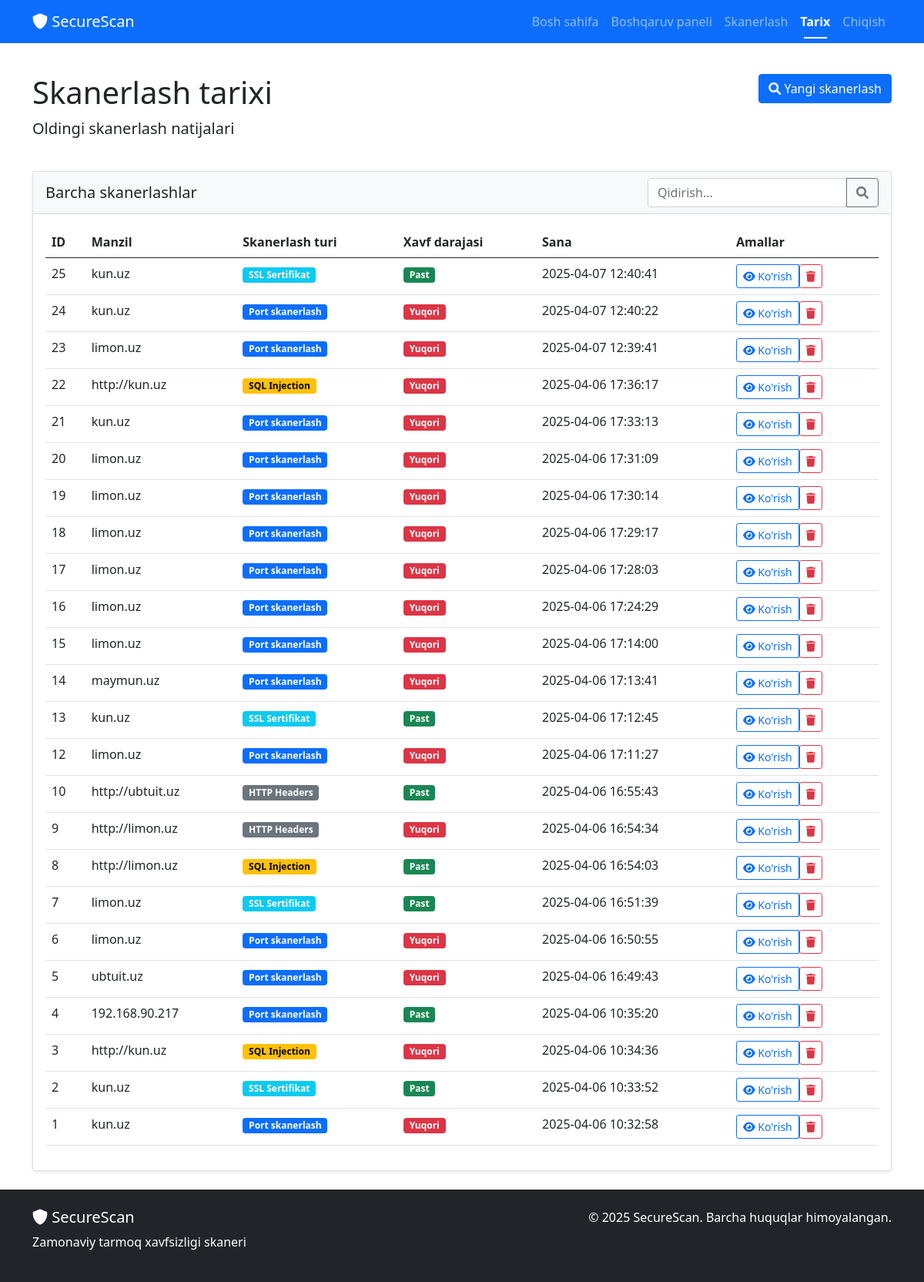
Screenshot of /history (signed in) with the database file from the repository.
### tables this page shows
CREATE TABLE scans (
        id INTEGER PRIMARY KEY AUTOINCREMENT,
        user_id INTEGER,
        target TEXT NOT NULL,
        scan_type TEXT NOT NULL,
        results TEXT NOT NULL,
        severity TEXT,
        created_at TIMESTAMP DEFAULT CURRENT_TIMESTAMP,
        FOREIGN KEY (user_id) REFERENCES users (id)
    );

### app.py (the view)
    def decorated_function(*args, **kwargs):
        if 'user_id' not in session:
            flash('Iltimos, avval tizimga kiring', 'danger')
            return redirect(url_for('login'))
        return f(*args, **kwargs)

### app.py (called while the page is built)
def login_required(f):
    def decorated_function(*args, **kwargs):
        if 'user_id' not in session:
            flash('Iltimos, avval tizimga kiring', 'danger')
            return redirect(url_for('login'))
        return f(*args, **kwargs)
    decorated_function.__name__ = f.__name__
    return decorated_function

@app.route('/history')
@login_required
def history():
    conn = sqlite3.connect('security_scanner.db')
    cursor = conn.cursor()
    cursor.execute("""
        SELECT id, target, scan_type, severity, created_at
        FROM scans WHERE user_id = ?
        ORDER BY created_at DESC
    """, (session['user_id'],))
    scans = cursor.fetchall()
    conn.close()
    return render_template('history.html', scans=scans)

### templates/history.html (shortened to what this page needs)
<!DOCTYPE html>
<html lang="uz">
<head>
    <link rel="stylesheet" href="{{ url_for('static', filename='css/bootstrap.min.css') }}">
    <link rel="stylesheet" href="{{ url_for('static', filename='css/styles.css') }}">
    <link rel="stylesheet" href="https://cdnjs.cloudflare.com/ajax/libs/font-awesome/6.0.0/css/all.min.css">
</head>
<body>
    <nav class="navbar navbar-expand-lg navbar-dark bg-primary">
        <div class="container">
            <a class="navbar-brand" href="{{ url_for('index') }}">
                <i class="fas fa-shield-alt"></i> SecureScan
            </a>
            <div class="collapse navbar-collapse" id="navbarNav">
                <ul class="navbar-nav ms-auto">
                    <li class="nav-item">
                        <a class="nav-link" href="{{ url_for('index') }}">Bosh sahifa</a>
                    </li>
                    <li class="nav-item">
                        <a class="nav-link" href="{{ url_for('dashboard') }}">Boshqaruv paneli</a>
                    </li>
                    <li class="nav-item">
                        <a class="nav-link" href="{{ url_for('scan') }}">Skanerlash</a>
                    </li>
                    <li class="nav-item">
                        <a class="nav-link active" href="{{ url_for('history') }}">Tarix</a>
                    </li>
                    <li class="nav-item">
                        <a class="nav-link" href="{{ url_for('logout') }}">Chiqish</a>
                    </li>
                </ul>
            </div>
        </div>
    </nav>
    <div class="container py-4">
        <div class="row mb-4">
            <div class="col-md-8">
                <h1>Skanerlash tarixi</h1>
                <p class="lead">Oldingi skanerlash natijalari</p>
            </div>
            <div class="col-md-4 text-md-end">
                <a href="{{ url_for('scan') }}" class="btn btn-primary">
                    <i class="fas fa-search"></i> Yangi skanerlash
                </a>
            </div>
        </div>
        <div class="card shadow-sm">
            <div class="card-header bg-light">
                <div class="d-flex justify-content-between align-items-center">
                    <h5 class="mb-0">Barcha skanerlashlar</h5>
                    <div class="input-group" style="width: 300px;">
                        <input type="text" class="form-control" id="searchInput" placeholder="Qidirish...">
                        <button class="btn btn-outline-secondary" type="button" id="searchButton">
                            <i class="fas fa-search"></i>
                        </button>
                    </div>
                </div>
            </div>
            <div class="card-body">
                {% if scans %}
                <div class="table-responsive">
                    <table class="table table-hover" id="scanHistoryTable">
                        <thead>
                            <tr>
                                <th>ID</th>
                                <th>Manzil</th>
                                <th>Skanerlash turi</th>
                                <th>Xavf darajasi</th>
                                <th>Sana</th>
                                <th>Amallar</th>
                            </tr>
                        </thead>
                        <tbody>
                            {% for scan in scans %}
                            <tr>
                                <td>{{ scan[0] }}</td>
                                <td>{{ scan[1] }}</td>
                                <td>
                                    {% if scan[2] == 'ports' %}
                                        <span class="badge bg-primary">Port skanerlash</span>
                                    {% elif scan[2] == 'ssl' %}
                                        <span class="badge bg-info">SSL Sertifikat</span>
                                    {% elif scan[2] == 'sql_injection' %}
                                        <span class="badge bg-warning">SQL Injection</span>
                                    {% elif scan[2] == 'xss' %}
                                        <span class="badge bg-danger">XSS</span>
                                    {% elif scan[2] == 'headers' %}
                                        <span class="badge bg-secondary">HTTP Headers</span>
                                    {% else %}
                                        <span class="badge bg-secondary">{{ scan[2] }}</span>
                                    {% endif %}
                                </td>
                                <td>
                                    {% if scan[3] == 'High' %}
                                        <span class="badge bg-danger">Yuqori</span>
                                    {% elif scan[3] == 'Medium' %}
                                        <span class="badge bg-warning">O'rta</span>
                                    {% elif scan[3] == 'Low' %}
                                        <span class="badge bg-success">Past</span>
                                    {% else %}
                                        <span class="badge bg-secondary">Noma'lum</span>
                                    {% endif %}
                                </td>
                                <td>{{ scan[4] }}</td>
                                <td>
                                    <div class="btn-group">
                                        <a href="{{ url_for('scan_results', scan_id=scan[0]) }}" class="btn btn-sm btn-outline-primary">
                                            <i class="fas fa-eye"></i> Ko'rish
                                        </a>
                                        <form action="{{ url_for('delete_scan', scan_id=scan[0]) }}" method="POST" class="d-inline">
                                            <button type="submit" class="btn btn-sm btn-outline-danger" onclick="return confirm('Rostdan ham bu natijani o\'chirmoqchimisiz?');">
                                                <i class="fas fa-trash"></i>
                                            </button>
                                        </form>
                                    </div>
                                </td>
                            </tr>
                            {% endfor %}
                        </tbody>
                    </table>
                </div>
                {% else %}
                <div class="text-center py-5">
                    <i class="fas fa-history fa-4x text-muted mb-3"></i>
                    <p class="lead">Hozircha skanerlash natijalari yo'q.</p>
                    <a href="{{ url_for('scan') }}" class="btn btn-primary mt-2">Skanerlashni boshlash</a>
                </div>
                {% endif %}
            </div>
        </div>
    </div>
    <footer class="bg-dark text-white py-4 mt-auto">
        <div class="container">
            <div class="row">
                <div class="col-md-6">
                    <h5><i class="fas fa-shield-alt"></i> SecureScan</h5>
                    <p>Zamonaviy tarmoq xavfsizligi skaneri</p>
                </div>
                <div class="col-md-6 text-md-end">
                    <p>&copy; 2025 SecureScan. Barcha huquqlar himoyalangan.</p>
                </div>
            </div>
        </div>
    </footer>
</body>
</html>

### static/css/styles.css (style rules this page uses)
body { display: flex; flex-direction: column; min-height: 100vh; }
.container { flex: 1; }
.card { transition: transform 0.3s ease, box-shadow 0.3s ease; }
.btn { transition: all 0.3s ease; }
.btn-primary { background-color: #0d6efd; border-color: #0d6efd; }
.navbar-dark .navbar-nav .nav-link.active { color: #fff; font-weight: 600; position: relative; }
.navbar-dark .navbar-nav .nav-link.active:after { content: ''; position: absolute; bottom: -2px; left: 50%; transform: translateX(-50%); width: 30px; height: 2px; background-color: #fff; }
.table-responsive { overflow-x: auto; -webkit-overflow-scrolling: touch; }
.badge.bg-danger { background-color: #dc3545 !important; }
.badge.bg-warning { background-color: #ffc107 !important; color: #000 !important; }
.badge.bg-success { background-color: #198754 !important; }
footer { margin-top: auto; }

### rows the page displays
scans: id "25", target "kun.uz", scan_type "SSL Sertifikat", severity "Past", created_at "2025-04-07 12:40:41"
scans: id "24", target "kun.uz", scan_type "Port skanerlash", severity "Yuqori", created_at "2025-04-07 12:40:22"
scans: id "23", target "limon.uz", scan_type "Port skanerlash", severity "Yuqori", created_at "2025-04-07 12:39:41"
scans: id "22", target "http://kun.uz", scan_type "SQL Injection", severity "Yuqori", created_at "2025-04-06 17:36:17"
scans: id "21", target "kun.uz", scan_type "Port skanerlash", severity "Yuqori", created_at "2025-04-06 17:33:13"
scans: id "20", target "limon.uz", scan_type "Port skanerlash", severity "Yuqori", created_at "2025-04-06 17:31:09"
scans: id "19", target "limon.uz", scan_type "Port skanerlash", severity "Yuqori", created_at "2025-04-06 17:30:14"
scans: id "18", target "limon.uz", scan_type "Port skanerlash", severity "Yuqori", created_at "2025-04-06 17:29:17"
scans: id "17", target "limon.uz", scan_type "Port skanerlash", severity "Yuqori", created_at "2025-04-06 17:28:03"
scans: id "16", target "limon.uz", scan_type "Port skanerlash", severity "Yuqori", created_at "2025-04-06 17:24:29"
scans: id "15", target "limon.uz", scan_type "Port skanerlash", severity "Yuqori", created_at "2025-04-06 17:14:00"
scans: id "14", target "maymun.uz", scan_type "Port skanerlash", severity "Yuqori", created_at "2025-04-06 17:13:41"
scans: id "13", target "kun.uz", scan_type "SSL Sertifikat", severity "Past", created_at "2025-04-06 17:12:45"
scans: id "12", target "limon.uz", scan_type "Port skanerlash", severity "Yuqori", created_at "2025-04-06 17:11:27"
scans: id "10", target "http://ubtuit.uz", scan_type "HTTP Headers", severity "Past", created_at "2025-04-06 16:55:43"
scans: id "9", target "http://limon.uz", scan_type "HTTP Headers", severity "Yuqori", created_at "2025-04-06 16:54:34"
scans: id "8", target "http://limon.uz", scan_type "SQL Injection", severity "Past", created_at "2025-04-06 16:54:03"
scans: id "7", target "limon.uz", scan_type "SSL Sertifikat", severity "Past", created_at "2025-04-06 16:51:39"
scans: id "6", target "limon.uz", scan_type "Port skanerlash", severity "Yuqori", created_at "2025-04-06 16:50:55"
scans: id "5", target "ubtuit.uz", scan_type "Port skanerlash", severity "Yuqori", created_at "2025-04-06 16:49:43"
scans: id "4", target "192.168.90.217", scan_type "Port skanerlash", severity "Past", created_at "2025-04-06 10:35:20"
scans: id "3", target "http://kun.uz", scan_type "SQL Injection", severity "Yuqori", created_at "2025-04-06 10:34:36"
scans: id "2", target "kun.uz", scan_type "SSL Sertifikat", severity "Past", created_at "2025-04-06 10:33:52"
scans: id "1", target "kun.uz", scan_type "Port skanerlash", severity "Yuqori", created_at "2025-04-06 10:32:58"
